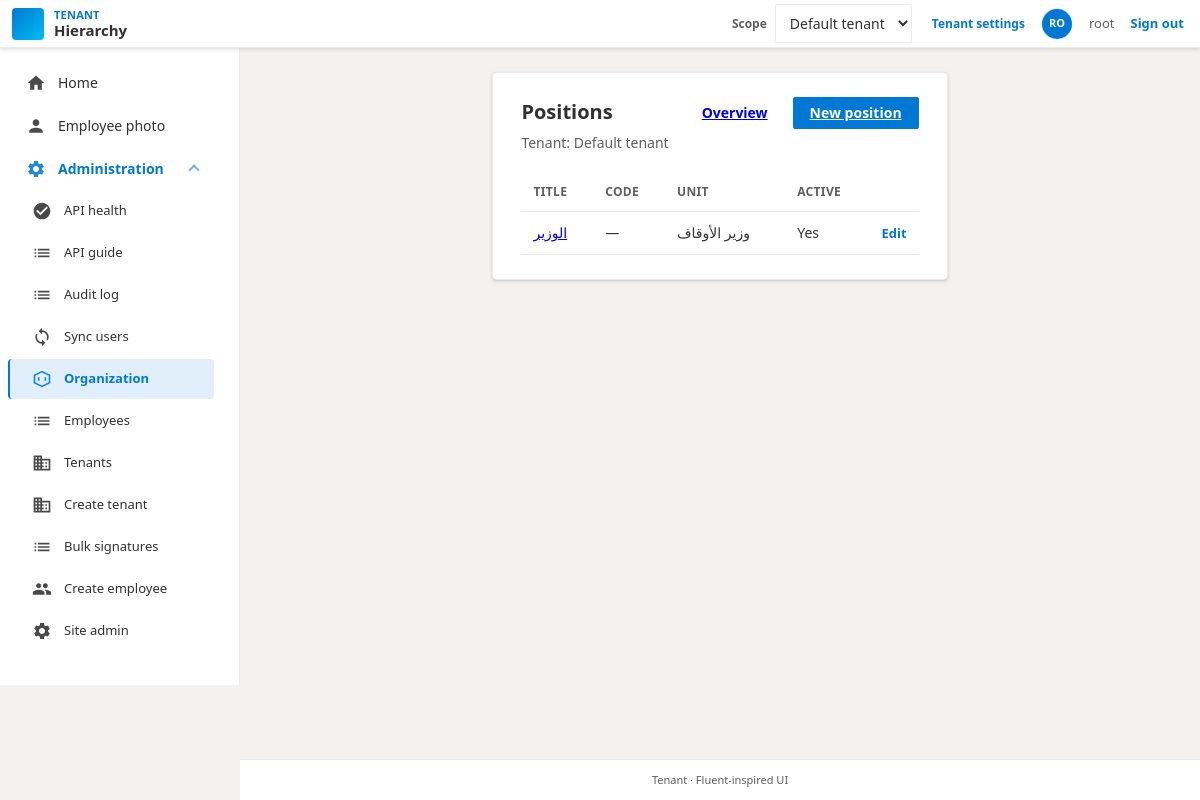
/organization/positions/ (signed in), run on the app's committed database.
### hierarchy/models.py (models this page shows, shortened)
class Tenant(models.Model):
    name = models.CharField(max_length=255)
    slug = models.SlugField(max_length=80, unique=True, db_index=True)
    is_active = models.BooleanField(default=True)
    api_base_url = models.URLField(
        "API base URL",
        max_length=500,
        blank=True,
        help_text="This tenant's backend base (e.g. http://63.183.213.237:1113). "
        "Health checks use {base}/api/health.",
    )
    api_key = models.CharField(
        max_length=255,
        blank=True,
        help_text="Shared secret for machine API clients (GET /api/employees/). "
        "Optional: override in production with env TENANT_API_KEY_<tenant_pk>.",
    )
    api_key_header = models.CharField(
        max_length=64,
        blank=True,
        default="",
        help_text="HTTP header for api_key (default X-Api-Key if empty). "
        "Optional env: TENANT_API_KEY_HEADER_<tenant_pk>.",
    )
    created_at = models.DateTimeField(auto_now_add=True)
    class Meta:
        ordering = ["name"]

class Position(models.Model):
    tenant = models.ForeignKey(
        Tenant,
        on_delete=models.CASCADE,
        related_name="positions",
    )
    organizational_unit = models.ForeignKey(
        OrganizationalUnit,
        on_delete=models.SET_NULL,
        null=True,
        blank=True,
        related_name="positions",
    )
    title = models.CharField(max_length=200)
    code = models.CharField(
        "Position code",
        max_length=64,
        blank=True,
        help_text="Job code or grade (optional).",
    )
    description = models.TextField(blank=True)
    is_active = models.BooleanField(default=True)
    sort_order = models.PositiveIntegerField(default=0)
    class Meta:
        ordering = ["organizational_unit_id", "sort_order", "title"]

class OrganizationalUnit(models.Model):
    tenant = models.ForeignKey(
        Tenant,
        on_delete=models.CASCADE,
        related_name="organizational_units",
    )
    parent = models.ForeignKey(
        "self",
        on_delete=models.CASCADE,
        null=True,
        blank=True,
        related_name="children",
    )
    name = models.CharField(max_length=200)
    code = models.CharField(
        max_length=64,
        blank=True,
        help_text="Short code for exports (optional).",
    )
    sort_order = models.PositiveIntegerField(default=0)
    class Meta:
        ordering = ["sort_order", "name"]
        verbose_name = "organizational unit"

### hierarchy/organization_views.py (the view, shortened to what this page needs)
# urls.py: path("organization/positions/", organization_views.position_list, name="position_list"),
@login_required
def position_list(request):
    ensure_structure_staff(request)
    tenant = resolve_active_structure_tenant(request)
    ensure_structure_tenant_access(request, tenant)
    positions = (
        Position.objects.filter(tenant=tenant)
        .select_related("organizational_unit")
        .order_by("organizational_unit_id", "sort_order", "title")
    )
    return render(
        request,
        "hierarchy/position_list.html",
        {"structure_tenant": tenant, "positions": positions},
    )

### hierarchy/templates/hierarchy/position_list.html (shortened to what this page needs)
{% extends "base.html" %}
{% block content %}
<div class="d365-card d365-card--wide d365-card--table-card">
  <div class="d365-card__header-row">
    <div>
      <h1>Positions</h1>
      {% if structure_tenant %}<p class="d365-card__subtitle">Tenant: {{ structure_tenant.name }}</p>{% endif %}
    </div>
    {% if structure_tenant %}
    <div class="d365-card__actions">
      <a href="{% url 'hierarchy:organization_overview' %}" class="d365-btn">Overview</a>
      <a href="{% url 'hierarchy:position_create' %}" class="d365-btn d365-btn--primary">New position</a>
    </div>
    {% endif %}
  </div>
  {% if not structure_tenant %}
    <p class="d365-help">Choose a tenant in Scope (superuser) to manage positions.</p>
  {% elif not positions %}
    <p class="d365-empty">No positions yet. <a href="{% url 'hierarchy:position_create' %}">Create one</a>.</p>
  {% else %}
    <div class="d365-table-wrap">
      <table class="d365-table">
        <thead>
          <tr>
            <th>Title</th>
            <th>Code</th>
            <th>Unit</th>
            <th>Active</th>
            <th></th>
          </tr>
        </thead>
        <tbody>
          {% for p in positions %}
            <tr>
              <td><a href="{% url 'hierarchy:position_detail' p.pk %}">{{ p.title }}</a></td>
              <td>{{ p.code|default:"—" }}</td>
              <td>{% if p.organizational_unit %}{{ p.organizational_unit.name }}{% else %}—{% endif %}</td>
              <td>{% if p.is_active %}Yes{% else %}No{% endif %}</td>
              <td class="d365-table__actions"><a href="{% url 'hierarchy:position_edit' p.pk %}" class="d365-link">Edit</a></td>
            </tr>
          {% endfor %}
        </tbody>
      </table>
    </div>
  {% endif %}
</div>
{% endblock %}

### templates/base.html (shortened to what this page needs)
{% load static %}
<!DOCTYPE html>
<html lang="en">
<head>
  <link rel="stylesheet" href="{% static 'css/dynamics-theme.css' %}">
  <link rel="stylesheet" href="{% static 'vendor/tom-select/tom-select.default.min.css' %}">
  <link rel="stylesheet" href="{% static 'css/tom-select-d365.css' %}">
</head>
<body class="d365-shell">
  <div class="d365-layout">
    <header class="d365-app-bar" role="banner">
      <div class="d365-app-bar__start">
        <a class="d365-app-bar__brand" href="{% url 'hierarchy:index' %}">
          <span class="d365-app-bar__logo" aria-hidden="true"></span>
          <span class="d365-app-bar__titles">
            <span class="d365-app-bar__product">Tenant</span>
            <span class="d365-app-bar__app-name">Hierarchy</span>
          </span>
        </a>
      </div>
      <span class="d365-app-bar__env d365-app-bar__actions">
        {% block app_bar_extra %}
          {% if user.is_authenticated %}
            {% if user.is_superuser %}
            <form method="post" action="{% url 'hierarchy:tenant_switch' %}" class="d365-tenant-switch">
              <label class="d365-tenant-switch__label" for="id-app-tenant-scope">Scope</label>
              <select name="tenant" id="id-app-tenant-scope" class="d365-select d365-select--compact" aria-label="Choose tenant scope" data-no-searchable-select="1" onchange="this.form.submit()">
                {% for t in tenant_switch_choices %}
                  <option value="{{ t.pk }}" {% if active_tenant and active_tenant.pk == t.pk %}selected{% endif %}>{{ t.name }}{% if not t.is_active %} (inactive){% endif %}</option>
                {% endfor %}
              </select>
            </form>
            {% if active_tenant %}
            <a href="{% url 'hierarchy:tenant_edit' active_tenant.pk %}" class="d365-link d365-link--compact">Tenant settings</a>
            {% endif %}
            {% endif %}
            <a href="{% url 'hierarchy:employee_photo' %}" class="d365-app-bar__avatar" title="Employee photo" aria-label="Employee photo">
              {% if employee_photo_url %}
                <img src="{{ employee_photo_url }}" alt="" class="d365-app-bar__avatar-img" width="32" height="32">
              {% else %}
                <span class="d365-app-bar__avatar-initials">{{ avatar_initials }}</span>
              {% endif %}
            </a>
            <span class="d365-app-bar__user">{{ user.get_username }}</span>
            <a class="d365-link" href="{% url 'logout' %}">Sign out</a>
          {% else %}
            <a class="d365-link" href="{% url 'login' %}">Sign in</a>
          {% endif %}
        {% endblock %}
      </span>
    </header>
    <div class="d365-body">
      <div class="d365-nav-host" id="d365-nav-host">
        <aside class="d365-side-nav" id="d365-side-nav" aria-label="Main navigation">
          <div class="d365-side-nav__inner">
            {% block side_nav %}
            <nav class="d365-side-nav__nav">
              <ul class="d365-nav-list">
                <li>
                  <a href="{% url 'hierarchy:index' %}" class="d365-nav-link{% if request.resolver_match.namespace == 'hierarchy' and request.resolver_match.url_name == 'index' %} is-active{% endif %}">
                    <span class="d365-nav-link__icon" aria-hidden="true"></span>
                    <span class="d365-nav-link__text">Home</span>
                  </a>
                </li>
                {% if user.is_authenticated %}
                <li>
                  <a href="{% url 'hierarchy:employee_photo' %}" class="d365-nav-link{% if request.resolver_match.url_name == 'employee_photo' %} is-active{% endif %}">
                    <span class="d365-nav-link__icon d365-nav-link__icon--person" aria-hidden="true"></span>
                    <span class="d365-nav-link__text">Employee photo</span>
                  </a>
                </li>
                {% endif %}
                {% if user.is_staff %}
                {% with u=request.resolver_match.url_name %}
                <li class="d365-nav-group">
                  <details class="d365-nav-details{% if request.resolver_match.namespace == 'admin' or u == 'api_health_test' or u == 'api_guide' or u == 'audit_log_list' or u == 'user_sync' or u == 'organization_overview' or u == 'org_unit_list' or u == 'org_unit_create' or u == 'org_unit_edit' or u == 'position_list' or u == 'position_create' or u == 'position_detail' or u == 'position_edit' or u == 'position_assignment_delete' or u == 'employee_list' or u == 'employee_edit' or u == 'signature_manage' or u == 'signature_bulk_upload' or u == 'tenant_list' or u == 'tenant_edit' or u == 'tenant_create' or u == 'employee_create' %} d365-nav-details--highlight{% endif %}" {% if request.resolver_match.namespace == 'admin' or u == 'api_health_test' or u == 'api_guide' or u == 'audit_log_list' or u == 'user_sync' or u == 'organization_overview' or u == 'org_unit_list' or u == 'org_unit_create' or u == 'org_unit_edit' or u == 'position_list' or u == 'position_create' or u == 'position_detail' or u == 'position_edit' or u == 'position_assignment_delete' or u == 'employee_list' or u == 'employee_edit' or u == 'signature_manage' or u == 'signature_bulk_upload' or u == 'tenant_list' or u == 'tenant_edit' or u == 'tenant_create' or u == 'employee_create' %}open{% endif %}>
                    <summary class="d365-nav-details__summary">
                      <span class="d365-nav-details__summary-main">
                        <span class="d365-nav-link__icon d365-nav-link__icon--gear" aria-hidden="true"></span>
                        <span class="d365-nav-details__title">Administration</span>
                      </span>
                      <span class="d365-nav-details__chevron" aria-hidden="true"></span>
                    </summary>
                    <ul class="d365-nav-list d365-nav-list--nested">
                      <li>
                        <a href="{% url 'hierarchy:api_health_test' %}" class="d365-nav-link{% if u == 'api_health_test' %} is-active{% endif %}">
                          <span class="d365-nav-link__icon d365-nav-link__icon--health" aria-hidden="true"></span>
                          <span class="d365-nav-link__text">API health</span>
                        </a>
                      </li>
                      <li>
                        <a href="{% url 'hierarchy:api_guide' %}" class="d365-nav-link{% if u == 'api_guide' %} is-active{% endif %}">
                          <span class="d365-nav-link__icon d365-nav-link__icon--list" aria-hidden="true"></span>
                          <span class="d365-nav-link__text">API guide</span>
                        </a>
                      </li>
                      <li>
                        <a href="{% url 'hierarchy:audit_log_list' %}" class="d365-nav-link{% if u == 'audit_log_list' %} is-active{% endif %}">
                          <span class="d365-nav-link__icon d365-nav-link__icon--list" aria-hidden="true"></span>
                          <span class="d365-nav-link__text">Audit log</span>
                        </a>
                      </li>
                      <li>
                        <a href="{% url 'hierarchy:user_sync' %}" class="d365-nav-link{% if u == 'user_sync' %} is-active{% endif %}">
                          <span class="d365-nav-link__icon d365-nav-link__icon--sync" aria-hidden="true"></span>
                          <span class="d365-nav-link__text">Sync users</span>
                        </a>
                      </li>
                      <li>
                        <a href="{% url 'hierarchy:organization_overview' %}" class="d365-nav-link{% if u == 'organization_overview' or u == 'org_unit_list' or u == 'org_unit_create' or u == 'org_unit_edit' or u == 'position_list' or u == 'position_create' or u == 'position_detail' or u == 'position_edit' or u == 'position_assignment_delete' %} is-active{% endif %}">
                          <span class="d365-nav-link__icon d365-nav-link__icon--structure" aria-hidden="true"></span>
                          <span class="d365-nav-link__text">Organization</span>
                        </a>
                      </li>
                      <li>
                        <a href="{% url 'hierarchy:employee_list' %}" class="d365-nav-link{% if u == 'employee_list' or u == 'employee_edit' or u == 'signature_manage' or u == 'signature_bulk_upload' %} is-active{% endif %}">
                          <span class="d365-nav-link__icon d365-nav-link__icon--list" aria-hidden="true"></span>
                          <span class="d365-nav-link__text">Employees</span>
                        </a>
                      </li>
                      {% if user.is_superuser %}
                      <li>
                        <a href="{% url 'hierarchy:tenant_list' %}" class="d365-nav-link{% if u == 'tenant_list' or u == 'tenant_edit' %} is-active{% endif %}">
                          <span class="d365-nav-link__icon d365-nav-link__icon--building" aria-hidden="true"></span>
                          <span class="d365-nav-link__text">Tenants</span>
                        </a>
                      </li>
                      <li>
                        <a href="{% url 'hierarchy:tenant_create' %}" class="d365-nav-link{% if u == 'tenant_create' %} is-active{% endif %}">
                          <span class="d365-nav-link__icon d365-nav-link__icon--building" aria-hidden="true"></span>
                          <span class="d365-nav-link__text">Create tenant</span>
                        </a>
                      </li>
                      {% endif %}
                      <li>
                        <a href="{% url 'hierarchy:signature_bulk_upload' %}" class="d365-nav-link{% if u == 'signature_bulk_upload' %} is-active{% endif %}">
                          <span class="d365-nav-link__icon d365-nav-link__icon--list" aria-hidden="true"></span>
                          <span class="d365-nav-link__text">Bulk signatures</span>
                        </a>
                      </li>
                      <li>
                        <a href="{% url 'hierarchy:employee_create' %}" class="d365-nav-link{% if u == 'employee_create' %} is-active{% endif %}">
                          <span class="d365-nav-link__icon d365-nav-link__icon--people" aria-hidden="true"></span>
                          <span class="d365-nav-link__text">Create employee</span>
                        </a>
                      </li>
                      <li>
                        <a href="{% url 'admin:index' %}" class="d365-nav-link{% if request.resolver_match.namespace == 'admin' %} is-active{% endif %}">
                          <span class="d365-nav-link__icon d365-nav-link__icon--gear" aria-hidden="true"></span>
                          <span class="d365-nav-link__text">Site admin</span>
                        </a>
                      </li>
                    </ul>
                  </details>
                </li>
                {% endwith %}
                {% endif %}
              </ul>
            </nav>
            {% endblock %}
          </div>
        </aside>
      </div>
      <div class="d365-content">
        <main class="d365-main" id="main" role="main">
          {% block content %}{% endblock %}
        </main>
        <footer class="d365-footer" role="contentinfo">
          {% block footer %}Tenant · Fluent-inspired UI{% endblock %}
        </footer>
      </div>
    </div>
  </div>
</body>
</html>

### data on the page
Tenant: name "Default tenant"
Position: title "الوزير", code "—", organizational_unit.name "وزير الأوقاف", is_active "Yes"

### other printed values
{{ avatar_initials }} "RO"
{{ user.get_username }} "root"
form field tenant "Default tenant"
